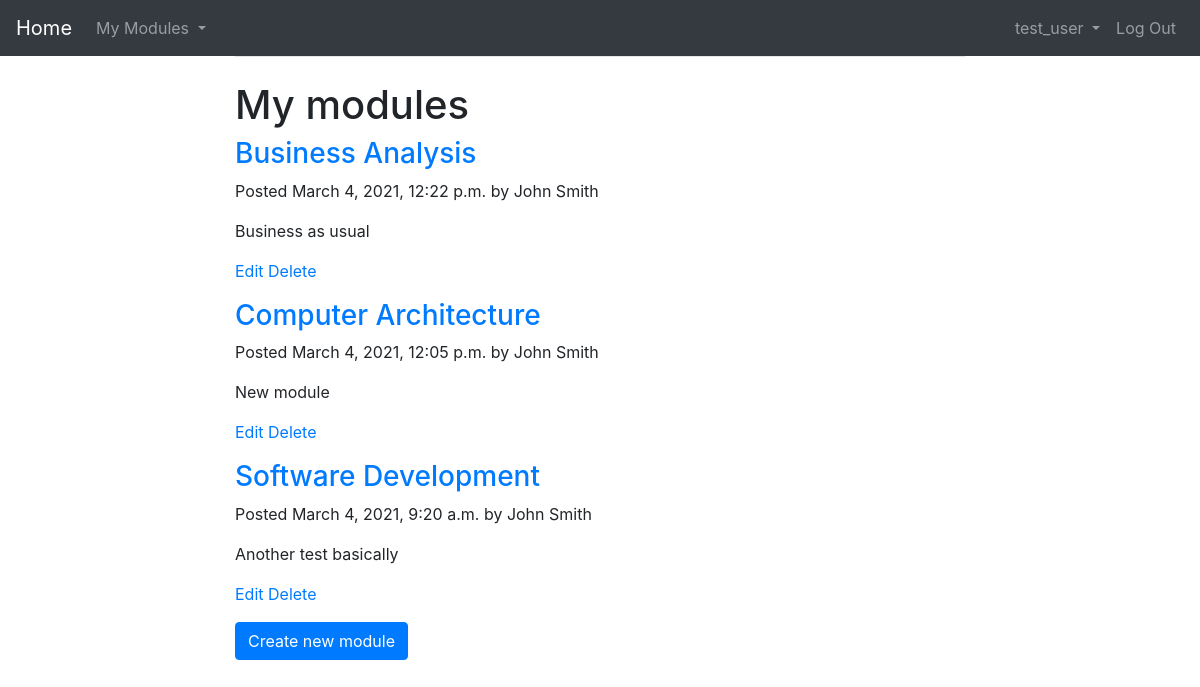
Before: /module/dashboard/ (signed in) with the older database file.
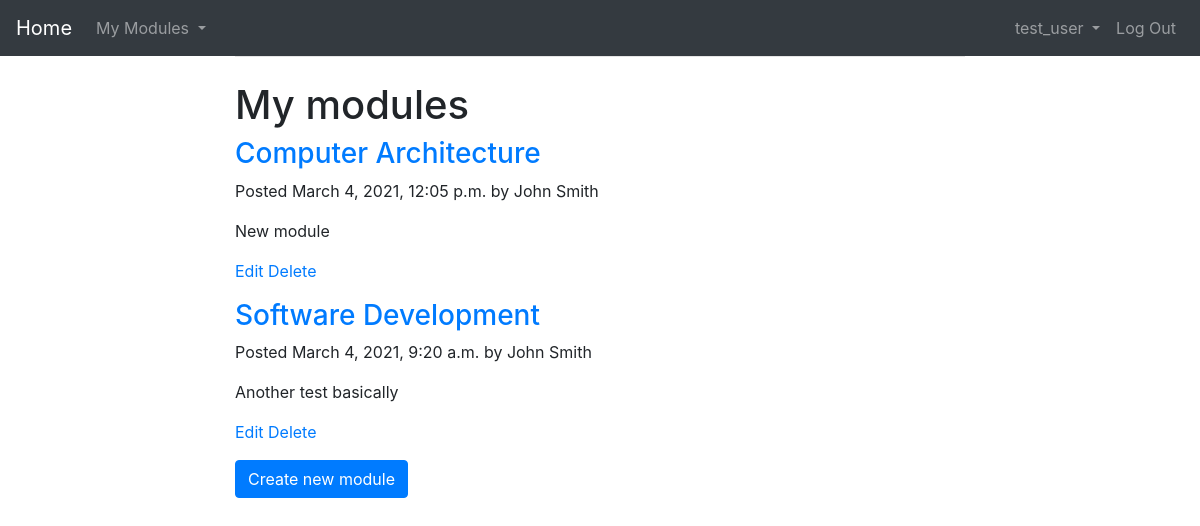
After: the same page with the newer database file.
### modules/models.py (models this page shows, shortened)
class Module(models.Model):
    code = models.CharField(max_length=15, unique=True)
    instructor = models.ForeignKey(settings.AUTH_USER_MODEL,
                                   related_name='modules_created',
                                   on_delete=models.CASCADE)
    title = models.CharField(max_length=200)
    slug = models.SlugField(max_length=200, unique=True)
    level = models.CharField(max_length=2, choices=LEVEL_CHOICES, default='U')
    created = models.DateTimeField(auto_now_add=True)
    overview = models.TextField()
    class Meta:
        ordering = ['-created']

### accounts/models.py (models this page shows)
class CustomUser(AbstractUser):
    email = models.EmailField(max_length=255, unique=True)
    country = CountryField(blank_label='Where are you from?')
    is_active = models.BooleanField(default=True)
    is_staff = models.BooleanField(default=False) # Instructor
    USERNAME_FIELD = 'email' # Email will be treated as unique identifier instead of 'username'
    REQUIRED_FIELDS = ['username', 'first_name', 'last_name', 'country']
    def __str__(self):
        return f'{self.first_name} {self.last_name}'

### modules/views.py (the view)
# urls.py: path('dashboard/', views.ModuleListView.as_view(), name='module_list'),
class ModuleListView(InstructorModuleMixin, ListView):
    template_name = 'manage/module/list.html'
    context_object_name = 'modules'

### modules/views.py (called while the page is built)
    def get_queryset(self):
        qs = super().get_queryset()
        return qs.filter(instructor=self.request.user)

    def test_func(self):
      return self.request.user.is_staff

### templates/manage/module/list.html (shortened to what this page needs)
{% extends "base.html" %}
{% block content %}
  <h1>My modules</h1>
  <div class="module">
    {% for module in modules %}
      <div class="module-info">
        <h3><a href="">{{ module.title }}</a></h3>
        Posted {{ module.created }} by {{ module.instructor }}
        <p>
          {{ module.overview|truncatewords:30|linebreaks }}
          <a href="{% url "module_edit" module.id %}">Edit</a>
          <a href="{% url "module_delete" module.id %}">Delete</a>
        </p>
      </div>
    {% empty %}
      <p>You haven't created any modules yet.</p>
    {% endfor %}
    <p>
      <a href="{% url "module_create" %}" type="button" class="btn btn-primary">Create new module</a>
    </p>
  </div>
{% endblock %}

Changed rows visible on the page:
removed Module: title "Business Analysis", created "March 4, 2021, 12:22 p.m.", instructor "John Smith", overview "Business as usual"
